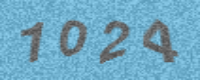
#> input picture Spider/source/imgs/2.png, 200 x 80 px
$ python spider13-imagesCheck.py
#> lines starting #> are read from the running program, lines starting #| are printed output that depends on the picture; after the words box and inside, x2 and y2 are one past the last pixel; in counts of white or black regions, pixels touching at a corner belong together
# 解决登录/请求时图片验证
'''
# 1.0
from PIL import Image
import pytesseract

# 二值化
def convert_img(img, threshold):
    img = img.convert('L') # 灰度化处理（把彩图变成黑白图）
    pixels = img.load() # 获取图片对应二维数值值
    for x in range(img.width):
        for y in range(img.height):
            if pixels[x, y] > threshold:
                pixels[x, y] = 255
            else:
                pixels[x, y] = 0
    return img

# 二值化 + 降噪
def convert_img1(img, threshold):
    img = img.convert('L') # 灰度化处理（把彩图变成黑白图）
    pixels = img.load() # 获取图片对应二维数值值
    for x in range(img.width):
        for y in range(img.height):
            if pixels[x, y] > threshold:
                pixels[x, y] = 255
            else:
                pixels[x, y] = 0
    data = img.getdata()
    w, h = img.size
    count = 0
    for x in range(1, h-1):
        for y in range(1, h-1):
            mid_pixel = data[w * y + x]
            if mid_pixel == 0:
                top_pixel = data[w * (y - 1) + x]
                left_pixel = data[w * y + (x - 1)]
                down_pixel = data[w * (y + 1) + x]
                right_pixel = data[w * y + (x + 1)]
                if top_pixel == 0:
                    count += 1
                if left_pixel == 0:
                    count += 1
                if down_pixel == 0:
                    count += 1
                if right_pixel == 0:
                    count += 1
                if count > 4:
                    img.putpixel((x, y), 0)
    return img

# 图片1
captcha = Image.open('./source/imgs/0.webp')
result = pytesseract.image_to_string(captcha)
print('result:'+result)
# 图片2
captcha1 = Image.open('./source/imgs/1.webp')
result1 = pytesseract.image_to_string(captcha1)
print('result1:'+result1)
# 图片3
captcha2 = Image.open('./source/imgs/2.png')
result2 = pytesseract.image_to_string(convert_img(captcha2, 150))
print('result2:'+result2)
# 图片4
captcha3 = Image.open('./source/imgs/3.webp')
result3 = pytesseract.image_to_string(convert_img1(captcha3, 150))
print('result3:'+result3)
'''

# 2.0 使用opencv提升验证准确率
# from PIL import Image
import pytesseract
import cv2

img = cv2.imread('./source/imgs/2.png')
#> img is the input picture: shape (80, 200, 3); mean B, G, R 194.7, 168.7, 112.5
img = cv2.cvtColor(img, cv2.COLOR_BGR2GRAY) # 灰值化处理
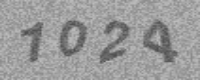
#> img: shape (80, 200); min 78, max 189, mean 154.9
th1 = cv2.adaptiveThreshold(img, 255, cv2.ADAPTIVE_THRESH_GAUSSIAN_C, cv2.THRESH_BINARY, 21, 1) # 二值化处理
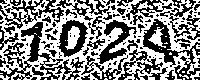
#> th1: shape (80, 200); 52.8% white; 135 black regions (99 under 20 px), largest, box (x1, y1, x2, y2) and area: (0, 22, 85, 80) 1296, (143, 19, 200, 80) 983, (0, 0, 64, 29) 615
cv2.imshow('test', th1)
cv2.waitKey(0)
cv2.destroyAllWindows()

$ run again, with Spider/source/imgs/1.webp saved as Spider/source/imgs/2.png
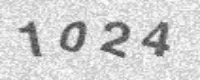
#> input picture Spider/source/imgs/1.webp, 200 x 80 px
#> img is the input picture: shape (80, 200, 3); mean B, G, R 209.8, 209.8, 209.8
#> img: shape (80, 200)
#> `th1 = cv2.adaptiveThreshold(img, 255, cv2.ADAPTIVE_THRESH_GAUSSIAN_C, ..`:
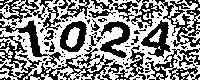
#> th1: shape (80, 200); 54.5% white; 110 black regions (86 under 20 px), largest, box (x1, y1, x2, y2) and area: (0, 35, 115, 80) 1190, (155, 0, 200, 47) 737, (145, 48, 200, 80) 634
